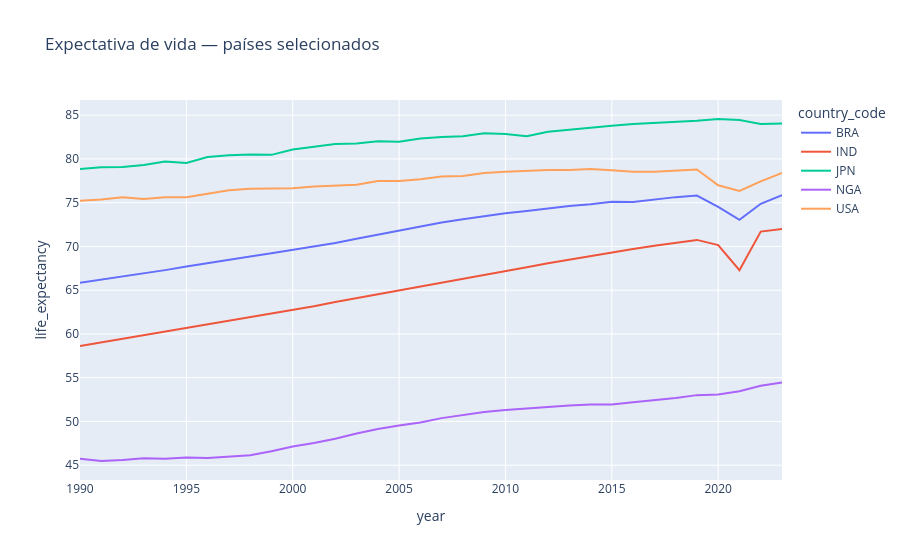

Notebook code for this chart:
### Code cell
serie = abt[abt["country_code"].isin(["BRA", "USA", "NGA", "IND", "JPN"])]
fig = px.line(serie, x="year", y="life_expectancy", color="country_code",
              title="Expectativa de vida — países selecionados")
fig

### Figure 1 — Plotly figure (JSON) as saved in the notebook; plotly's stock layout.template omitted (floating-point values rounded to 4 significant figures)
{"data": [{"hovertemplate": "country_code=BRA<br>year=%{x}<br>life_expectancy=%{y}<extra></extra>", "legendgroup": "BRA", "line": {"color": "#636efa", "dash": "solid"}, "marker": {"symbol": "circle"}, "mode": "lines", "name": "BRA", "orientation": "v", "showlegend": true, "type": "scatter", "x": [1990, 1991, 1992, 1993, 1994, 1995, 1996, 1997, 1998, 1999, 2000, 2001, 2002, 2003, 2004, 2005, 2006, 2007, 2008, 2009, 2010, 2011, 2012, 2013, 2014, 2015, 2016, 2017, 2018, 2019, 2020, 2021, 2022, 2023], "xaxis": "x", "y": [65.86, 66.2, 66.54, 66.89, 67.29, 67.7, 68.11, 68.5, 68.85, 69.21, 69.58, 69.98, 70.4, 70.88, 71.36, 71.83, 72.3, 72.73, 73.11, 73.46, 73.78, 74.05, 74.33, 74.61, 74.82, 75.11, 75.08, 75.38, 75.63, 75.81, 74.51, 73.04, 74.87, 75.85], "yaxis": "y"}, {"hovertemplate": "country_code=IND<br>year=%{x}<br>life_expectancy=%{y}<extra></extra>", "legendgroup": "IND", "line": {"color": "#EF553B", "dash": "solid"}, "marker": {"symbol": "circle"}, "mode": "lines", "name": "IND", "orientation": "v", "showlegend": true, "type": "scatter", "x": [1990, 1991, 1992, 1993, 1994, 1995, 1996, 1997, 1998, 1999, 2000, 2001, 2002, 2003, 2004, 2005, 2006, 2007, 2008, 2009, 2010, 2011, 2012, 2013, 2014, 2015, 2016, 2017, 2018, 2019, 2020, 2021, 2022, 2023], "xaxis": "x", "y": [58.62, 59.03, 59.45, 59.82, 60.24, 60.63, 61.03, 61.44, 61.85, 62.28, 62.75, 63.16, 63.65, 64.09, 64.48, 64.94, 65.37, 65.8, 66.25, 66.7, 67.16, 67.62, 68.08, 68.5, 68.93, 69.33, 69.71, 70.07, 70.42, 70.75, 70.16, 67.28, 71.7, 72.0], "yaxis": "y"}, {"hovertemplate": "country_code=JPN<br>year=%{x}<br>life_expectancy=%{y}<extra></extra>", "legendgroup": "JPN", "line": {"color": "#00cc96", "dash": "solid"}, "marker": {"symbol": "circle"}, "mode": "lines", "name": "JPN", "orientation": "v", "showlegend": true, "type": "scatter", "x": [1990, 1991, 1992, 1993, 1994, 1995, 1996, 1997, 1998, 1999, 2000, 2001, 2002, 2003, 2004, 2005, 2006, 2007, 2008, 2009, 2010, 2011, 2012, 2013, 2014, 2015, 2016, 2017, 2018, 2019, 2020, 2021, 2022, 2023], "xaxis": "x", "y": [78.84, 79.04, 79.08, 79.3, 79.7, 79.54, 80.22, 80.42, 80.5, 80.46, 81.08, 81.42, 81.69, 81.76, 82.03, 81.96, 82.32, 82.51, 82.59, 82.93, 82.84, 82.59, 83.1, 83.33, 83.59, 83.79, 83.98, 84.1, 84.21, 84.36, 84.56, 84.45, 84.0, 84.04], "yaxis": "y"}, {"hovertemplate": "country_code=NGA<br>year=%{x}<br>life_expectancy=%{y}<extra></extra>", "legendgroup": "NGA", "line": {"color": "#ab63fa", "dash": "solid"}, "marker": {"symbol": "circle"}, "mode": "lines", "name": "NGA", "orientation": "v", "showlegend": true, "type": "scatter", "x": [1990, 1991, 1992, 1993, 1994, 1995, 1996, 1997, 1998, 1999, 2000, 2001, 2002, 2003, 2004, 2005, 2006, 2007, 2008, 2009, 2010, 2011, 2012, 2013, 2014, 2015, 2016, 2017, 2018, 2019, 2020, 2021, 2022, 2023], "xaxis": "x", "y": [45.73, 45.48, 45.59, 45.78, 45.75, 45.87, 45.83, 45.96, 46.15, 46.61, 47.14, 47.55, 48.02, 48.62, 49.15, 49.54, 49.88, 50.38, 50.75, 51.08, 51.31, 51.49, 51.69, 51.83, 51.94, 51.94, 52.19, 52.4, 52.67, 53.01, 53.07, 53.45, 54.08, 54.46], "yaxis": "y"}, {"hovertemplate": "country_code=USA<br>year=%{x}<br>life_expectancy=%{y}<extra></extra>", "legendgroup": "USA", "line": {"color": "#FFA15A", "dash": "solid"}, "marker": {"symbol": "circle"}, "mode": "lines", "name": "USA", "orientation": "v", "showlegend": true, "type": "scatter", "x": [1990, 1991, 1992, 1993, 1994, 1995, 1996, 1997, 1998, 1999, 2000, 2001, 2002, 2003, 2004, 2005, 2006, 2007, 2008, 2009, 2010, 2011, 2012, 2013, 2014, 2015, 2016, 2017, 2018, 2019, 2020, 2021, 2022, 2023], "xaxis": "x", "y": [75.21, 75.37, 75.62, 75.42, 75.62, 75.62, 76.03, 76.43, 76.58, 76.58, 76.64, 76.84, 76.94, 77.04, 77.49, 77.49, 77.69, 77.99, 78.04, 78.39, 78.54, 78.64, 78.74, 78.74, 78.84, 78.69, 78.54, 78.54, 78.64, 78.79, 76.98, 76.33, 77.43, 78.39], "yaxis": "y"}], "layout": {"legend": {"title": {"text": "country_code"}, "tracegroupgap": 0}, "title": {"text": "Expectativa de vida — países selecionados"}, "xaxis": {"anchor": "y", "domain": [0.0, 1.0], "title": {"text": "year"}}, "yaxis": {"anchor": "x", "domain": [0.0, 1.0], "title": {"text": "life_expectancy"}}}}
